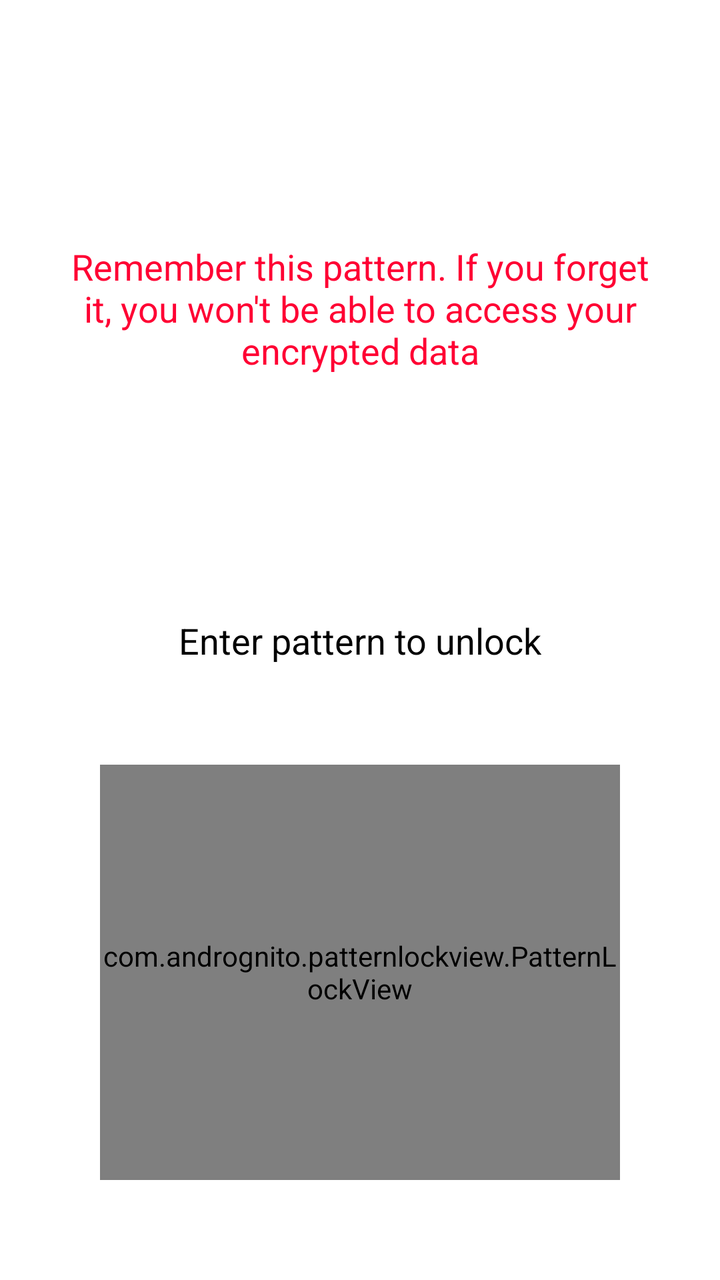
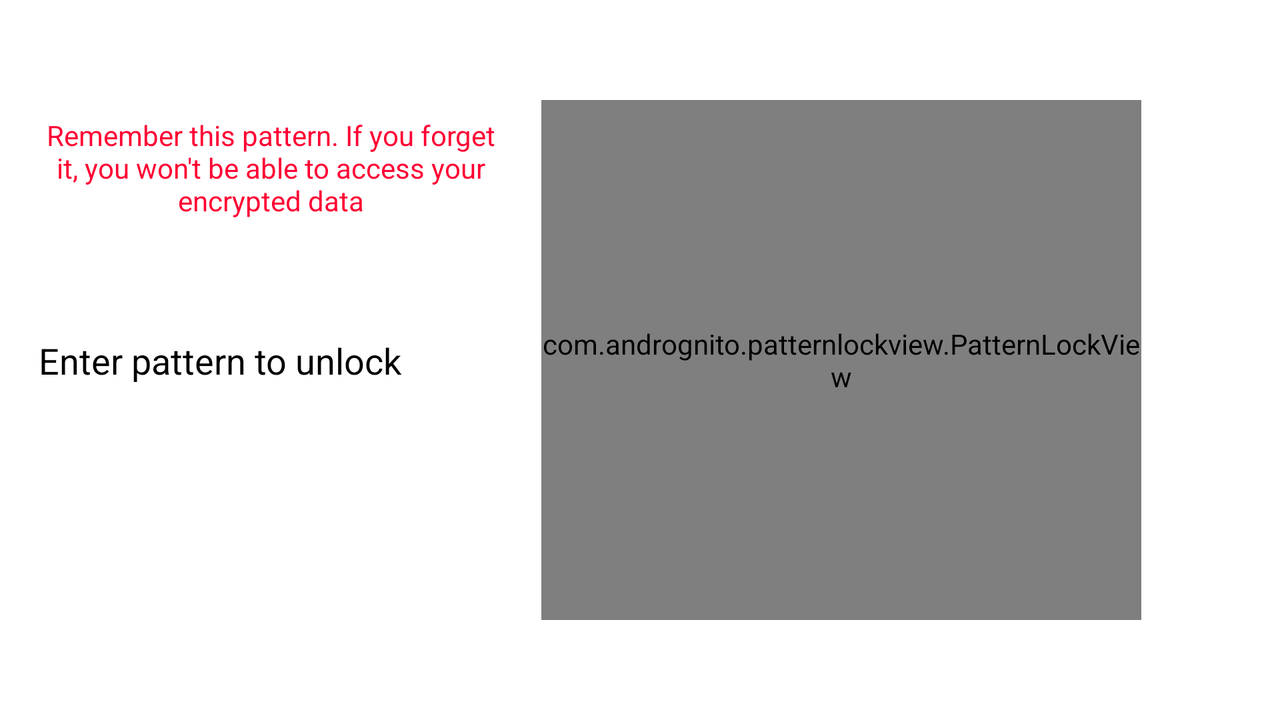

The same Android screen from two of the app's own layout files: first res/layout/ as a phone draws it, then the repository's variant for another configuration, drawn on a device whose configuration selects that folder. Both files follow.
<!-- AndroidManifest.xml: application theme Theme.SafeCrypt -->
<!-- res/layout/fragment_pattern_unlock.xml -->
<?xml version="1.0" encoding="utf-8"?>
<androidx.constraintlayout.widget.ConstraintLayout xmlns:android="http://schemas.android.com/apk/res/android"
    xmlns:app="http://schemas.android.com/apk/res-auto"
    xmlns:tools="http://schemas.android.com/tools"
    android:layout_width="match_parent"
    android:layout_height="match_parent"
    tools:context=".ui.verify.PatternUnlockFragment">


    <TextView
        android:id="@+id/patternWarning"
        android:layout_width="0dp"
        android:layout_height="wrap_content"
        android:textColor="@color/error"

        app:layout_constraintTop_toTopOf="parent"
        app:layout_constraintBottom_toTopOf="@id/patternHint"
        app:layout_constraintStart_toStartOf="parent"
        app:layout_constraintEnd_toEndOf="parent"

        android:textSize="18sp"
        android:layout_marginHorizontal="20dp"
        android:textAlignment="center"
        android:text="Remember this pattern. If you forget it, you won't be able to access your encrypted data" />


    <TextView
        android:id="@+id/patternHint"
        style="@style/TextView.Default"
        android:layout_width="wrap_content"
        android:layout_height="wrap_content"
        tools:text="Enter pattern to unlock"
        android:textSize="18sp"
        app:layout_constraintBottom_toBottomOf="parent"
        app:layout_constraintEnd_toEndOf="parent"
        app:layout_constraintStart_toStartOf="parent"
        app:layout_constraintTop_toTopOf="parent" />

    <com.andrognito.patternlockview.PatternLockView
        android:id="@+id/pattern_lock_view"
        app:layout_constraintStart_toStartOf="parent"
        app:layout_constraintEnd_toEndOf="parent"
        app:layout_constraintBottom_toBottomOf="parent"
        style="@style/PatternView.Default"
        android:layout_margin="50dp"
        app:layout_constraintTop_toBottomOf="@id/patternHint"
        android:layout_width="0dp"
        android:layout_height="0dp"/>
</androidx.constraintlayout.widget.ConstraintLayout>
<!-- resources referenced by this layout -->
<resources>
  <color name="error">#ff0033</color>
  <style name="PatternView.Default" parent="Theme.AppCompat">
          <item name="normalStateColor">@color/on_primary_light</item>
          <item name="correctStateColor">@color/success</item>
          <item name="wrongStateColor">@color/error</item>
      </style>
  <style name="TextView.Default" parent="Widget.AppCompat.TextView">
          <item name="android:textColor">@color/on_primary_light</item>
      </style>
  <style name="Theme.SafeCrypt" parent="Theme.MaterialComponents.DayNight.NoActionBar">
          
          <item name="colorPrimary">@color/primary_light_400</item>
          <item name="colorPrimaryVariant">@color/secondary_light_500</item>
          <item name="colorOnPrimary">@color/on_primary_light</item>
  
  
          
          <item name="colorSecondary">@color/secondary_light_500</item>
          <item name="colorSecondaryVariant">@color/secondary_light_500</item>
          <item name="colorOnSecondary">@color/black</item>
  
          <item name="iconTint">@color/on_primary_dark</item>
          <item name="android:colorControlNormal">@color/white</item>
  
          
          <item name="android:statusBarColor" tools:targetApi="l">?attr/colorPrimaryVariant</item>
          
          <item name="alertDialogTheme">@style/AlertDialogTheme</item>
          <item name="drawerArrowStyle">@style/AppTheme.DrawerArrowToggle</item>
          <item name="actionOverflowButtonStyle">@style/Theme.SafeCrypt.SettingsWhite</item>
  
      </style>
  <color name="on_primary_light">#000000</color>
  <color name="success">#42ba96</color>
  <color name="primary_light_400">#E9E9E9</color>
  <color name="secondary_light_500">#2396D9</color>
  <color name="black">#FF000000</color>
  <color name="on_primary_dark">#ffffff</color>
  <color name="white">#FFFFFFFF</color>
  <style name="AlertDialogTheme" parent="Theme.MaterialComponents.Light.Dialog.Alert">
          <item name="buttonBarPositiveButtonStyle">@style/Alert.Button.Positive</item>
          <item name="buttonBarNegativeButtonStyle">@style/Alert.Button.Neutral</item>
          <item name="buttonBarNeutralButtonStyle">@style/Alert.Button.Neutral</item>
      </style>
  <style name="AppTheme.DrawerArrowToggle" parent="Widget.AppCompat.DrawerArrowToggle">
          <item name="color">@android:color/white</item>
      </style>
  <style name="Theme.SafeCrypt.SettingsWhite" parent="@style/Widget.AppCompat.ActionButton.Overflow">
          <item name="android:tint">@color/white</item>
      </style>
  <style name="Alert.Button.Positive" parent="Widget.MaterialComponents.Button.TextButton">
          <item name="android:textColor">@color/on_primary_light</item>
          <item name="android:textSize">14sp</item>
      </style>
  <style name="Alert.Button.Neutral" parent="Widget.MaterialComponents.Button.TextButton">
          <item name="android:textColor">@color/primary_light_900</item>
          <item name="android:textSize">14sp</item>
      </style>
  <color name="primary_light_900">#575757</color>
</resources>
<!-- res/layout-land/fragment_pattern_unlock.xml (the repository's variant of the layout above) -->
<!-- drawn on the phone turned sideways -->
<?xml version="1.0" encoding="utf-8"?>
<androidx.constraintlayout.widget.ConstraintLayout xmlns:android="http://schemas.android.com/apk/res/android"
    xmlns:app="http://schemas.android.com/apk/res-auto"
    xmlns:tools="http://schemas.android.com/tools"
    android:layout_width="match_parent"
    android:layout_height="match_parent"
    tools:context=".ui.verify.PatternUnlockFragment">


    <TextView
        android:id="@+id/patternWarning"
        android:layout_width="0dp"
        android:layout_height="wrap_content"
        android:layout_marginHorizontal="20dp"
        app:layout_constraintTop_toTopOf="parent"
        app:layout_constraintBottom_toTopOf="@id/patternHint"
        app:layout_constraintEnd_toStartOf="@id/pattern_lock_view"
        app:layout_constraintStart_toStartOf="parent"

        android:text="Remember this pattern. If you forget it, you won't be able to access your encrypted data"
        android:textAlignment="center"
        android:textColor="@color/error" />


    <TextView
        android:id="@+id/patternHint"
        style="@style/TextView.Default"
        android:layout_width="wrap_content"
        android:layout_height="wrap_content"
        android:textSize="18sp"
        app:layout_constraintBottom_toBottomOf="parent"
        app:layout_constraintEnd_toStartOf="@+id/pattern_lock_view"
        app:layout_constraintHorizontal_bias="0.5"
        app:layout_constraintStart_toStartOf="parent"
        app:layout_constraintTop_toTopOf="parent"
        tools:text="Enter pattern to unlock" />

    <com.andrognito.patternlockview.PatternLockView
        android:id="@+id/pattern_lock_view"
        style="@style/PatternView.Default"
        android:layout_width="300dp"
        android:layout_height="00dp"
        android:layout_margin="50dp"
        app:layout_constraintBottom_toBottomOf="parent"
        app:layout_constraintEnd_toEndOf="parent"
        app:layout_constraintHorizontal_bias="0.5"
        app:layout_constraintStart_toEndOf="@+id/patternHint"
        app:layout_constraintTop_toTopOf="parent" />

</androidx.constraintlayout.widget.ConstraintLayout>
